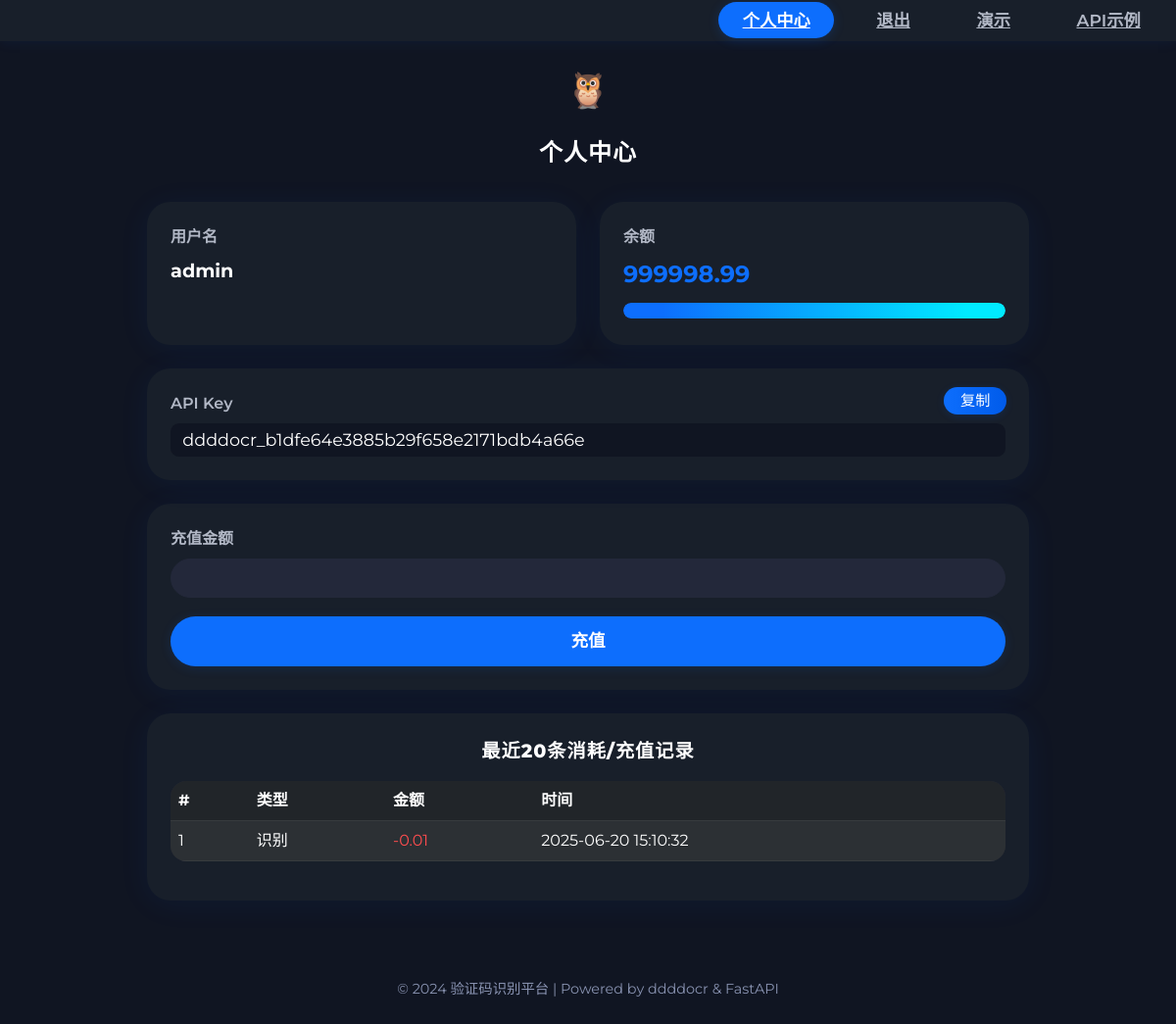
The page /me (signed in) on the database as committed earlier.
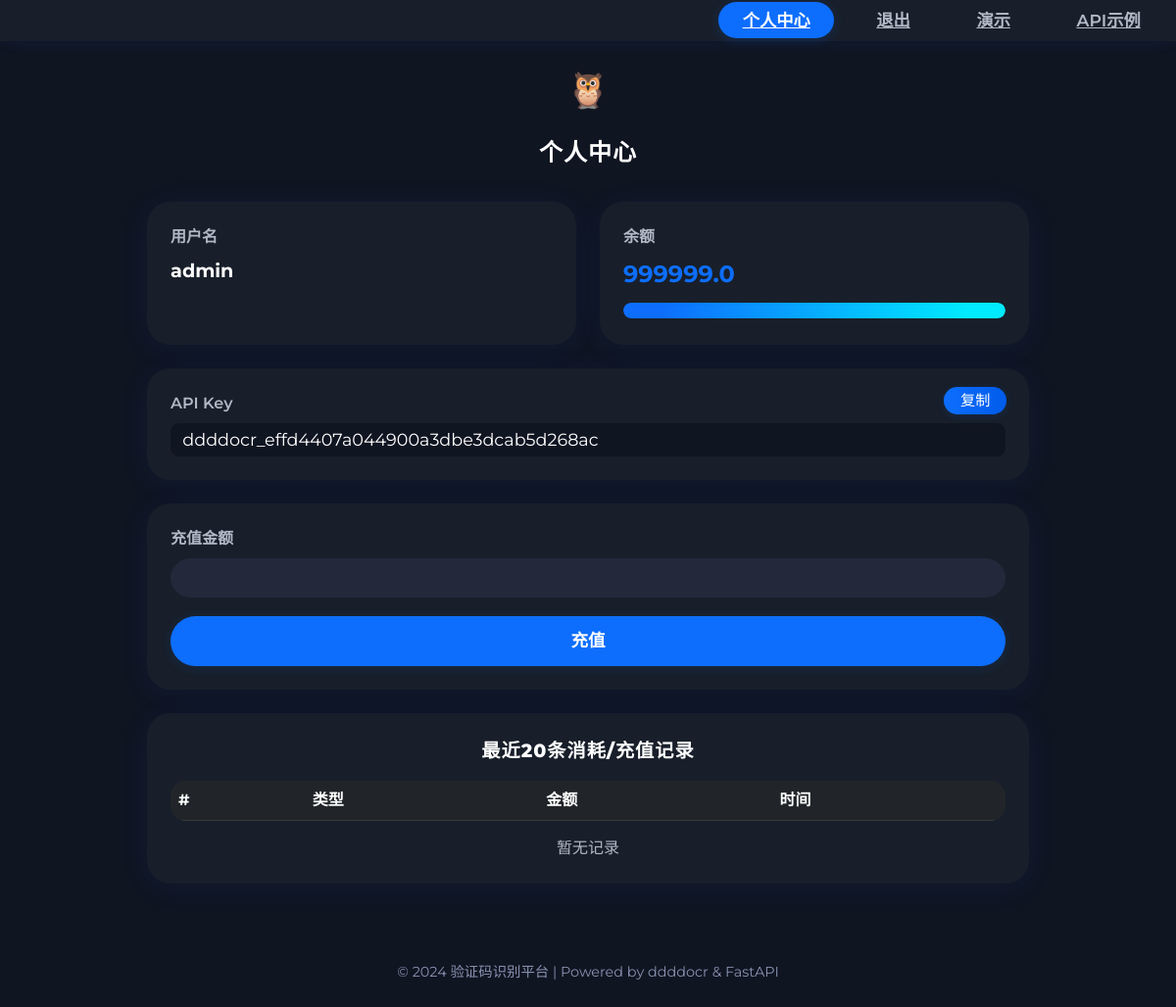
The same page on the database as committed later.
### models.py (models this page shows)
class User(Base):
    __tablename__ = 'users'
    id = Column(Integer, primary_key=True, index=True)
    username = Column(String, unique=True, index=True)
    hashed_password = Column(String)
    balance = Column(Float, default=0.0)
    api_key = Column(String, unique=True, index=True)

class Record(Base):
    __tablename__ = 'records'
    id = Column(Integer, primary_key=True, index=True)
    user_id = Column(Integer, ForeignKey('users.id'))
    action = Column(String)  # 充值/识别等
    amount = Column(Float)
    created_at = Column(DateTime, default=datetime.utcnow)
    user = relationship('User')

### main.py (the view)
@app.get("/me")
def me_page(request: Request):
    api_key = request.cookies.get("api_key")
    db = SessionLocal()
    user = db.query(User).filter(User.api_key == api_key).first()
    records = db.query(Record).filter(Record.user_id == user.id).order_by(Record.id.desc()).limit(20).all() if user else []
    db.close()
    if not user:
        return RedirectResponse("/login")
    return templates.TemplateResponse("me.html", {"request": request, "user": user, "msg": None, "records": records})

### templates/me.html (shortened to what this page needs)
{% extends 'base.html' %}
{% block content %}
<div class="logo-center">🦉</div>
<div class="title-center">个人中心</div>
<div class="me-grid">
    <div class="bento-card">
        <div class="username-label">用户名</div>
        <div class="username-value">{{ user.username }}</div>
    </div>
    <div class="bento-card">
        <div class="balance-label">余额</div>
        <div class="balance-value">{{ user.balance }}</div>
        <div class="balance-bar-bg">
            <div class="balance-bar" style="width: {{ 100 if user.balance > 10 else (user.balance/10*100)|round(0) }}%;"></div>
        </div>
    </div>
    <div class="bento-card bento-full-width" style="position: relative;">
        <div class="apikey-label">API Key</div>
        <div class="apikey-value" id="apikey-value">{{ user.api_key }}</div>
        <button class="copy-btn-apikey" onclick="copyApiKey()">复制</button>
    </div>
    <div class="bento-card bento-full-width">
        <form method="post" action="/charge_page">
            <label for="amount" class="form-label">充值金额</label>
            <input type="number" step="0.01" class="form-control" id="amount" name="amount" required>
            <button type="submit" class="btn btn-minimal">充值</button>
        </form>
    </div>
    <div class="bento-card bento-full-width">
        <div class="title-center" style="font-size:1.2rem;margin-bottom:1rem;">最近20条消耗/充值记录</div>
        <div style="overflow-x:auto;">
            <table class="table table-dark table-striped" style="background:#23283a;border-radius:1em;overflow:hidden;">
            <thead>
                <tr>
                <th scope="col">#</th>
                <th scope="col">类型</th>
                <th scope="col">金额</th>
                <th scope="col">时间</th>
                </tr>
            </thead>
            <tbody>
                {% for r in records %}
                <tr>
                <td>{{ r.id }}</td>
                <td>{{ r.action }}</td>
                <td>{% if r.amount < 0 %}<span style="color:#ff4d4f">{{ r.amount }}</span>{% else %}<span style="color:#0d6efd">+{{ r.amount }}</span>{% endif %}</td>
                <td>{{ r.created_at.strftime('%Y-%m-%d %H:%M:%S') if r.created_at else '' }}</td>
                </tr>
                {% endfor %}
            </tbody>
            </table>
            {% if records|length == 0 %}<div class="text-center" style="color:#b2b8c6;">暂无记录</div>{% endif %}
        </div>
    </div>
</div>
{% endblock %}

### templates/base.html (shortened to what this page needs)
<!DOCTYPE html>
<html lang="zh-CN">
<head>
    <link rel="stylesheet" href="https://cdn.jsdelivr.net/npm/bootstrap@5.3.0/dist/css/bootstrap.min.css">
</head>
<body>
<nav class="navbar navbar-tech navbar-expand-lg">
  <div class="container-fluid">
    <div class="collapse navbar-collapse" id="navbarNav">
      <ul class="navbar-nav navbar-nav-tech ms-auto mb-2 mb-lg-0">
        {% if request.cookies.api_key %}
          <li class="nav-item"><a class="nav-link-tech {% if request.url.path == '/me' %}active{% endif %}" href="/me">个人中心</a></li>
          <li class="nav-item"><a class="nav-link-tech" href="/logout">退出</a></li>
        {% else %}
          <li class="nav-item"><a class="nav-link-tech {% if request.url.path == '/register' %}active{% endif %}" href="/register">注册</a></li>
          <li class="nav-item"><a class="nav-link-tech {% if request.url.path == '/login' %}active{% endif %}" href="/login">登录</a></li>
        {% endif %}
        <li class="nav-item"><a class="nav-link-tech {% if request.url.path == '/ocr_page' %}active{% endif %}" href="/ocr_page">演示</a></li>
        <li class="nav-item"><a class="nav-link-tech {% if request.url.path == '/api_demo' %}active{% endif %}" href="/api_demo">API示例</a></li>
      </ul>
    </div>
  </div>
</nav>
<div class="container mt-4 mb-5">
    {% block content %}{% endblock %}
</div>
<footer>
    &copy; {{ 2024 }} 验证码识别平台 | Powered by ddddocr &amp; FastAPI
</footer>
</body>
</html>

### templates/base.html (style rules this page uses)
body { background: #101522; font-family: 'Montserrat', 'PingFang SC', 'Microsoft YaHei', sans-serif; }
.navbar-tech { background: #181f2a !important; box-shadow: 0 2px 12px 0 #0d6efd11; padding-top: 0.5rem; padding-bottom: 0.5rem; }
.navbar-nav-tech { margin-left: auto; gap: 1.2rem; display: flex; align-items: center; }
.nav-link-tech { color: #b2b8c6 !important; font-weight: 600; font-size: 1.08rem; border-radius: 2em; padding: 0.45em 1.4em; transition: background 0.18s, color 0.18s; background: none; }
.nav-link-tech.active, .nav-link-tech:hover { color: #fff !important; background: #0d6efd; box-shadow: 0 2px 12px 0 #0d6efd33; }
.bento-card { background: #181f2a; border-radius: 1.5rem; box-shadow: 0 4px 32px 0 #0d6efd11; padding: 2rem 1.5rem; color: #fff; transition: box-shadow 0.22s, transform 0.22s; }
.logo-center { text-align: center; margin-bottom: 1.2rem; font-size: 2.2rem; }
.title-center { text-align: center; color: #fff; font-weight: 800; font-size: 1.5rem; margin-bottom: 1.5rem; letter-spacing: 1px; }
.form-label { color: #b2b8c6; font-weight: 600; }
.form-control { background: #23283a; color: #fff; border: 1.5px solid #23283a; border-radius: 1.2em; font-size: 1.08rem; margin-bottom: 1.2rem; }
.btn-minimal { width: 100%; border-radius: 2em; background: #0d6efd; color: #fff; font-weight: 700; font-size: 1.1rem; padding: 0.7em 0; border: none; box-shadow: 0 2px 12px 0 #0d6efd22; transition: background 0.18s, box-shadow 0.18s; }
footer { text-align: center; padding: 2rem 0; color: #8892b0; font-size: 0.9rem; margin-top: 2rem; }

### templates/me.html (style rules this page uses)
.logo-center { text-align: center; margin-bottom: 1.2rem; font-size: 2.2rem; }
.title-center { text-align: center; color: #fff; font-weight: 800; font-size: 1.5rem; margin-bottom: 1.5rem; letter-spacing: 1px; }
.me-grid { display: grid; grid-template-columns: repeat(2, 1fr); gap: 1.5rem; max-width: 900px; margin: 2rem auto; }
.me-grid .bento-card { padding: 1.5rem; }
.bento-full-width { grid-column: 1 / -1; }
.username-label { color: #b2b8c6; font-weight: 600; margin-bottom: 0.5em; }
.username-value { font-size: 1.2em; color: #fff; font-weight: bold; }
.balance-label { color: #b2b8c6; font-weight: 600; margin-bottom: 0.5em; }
.balance-value { font-size: 1.5em; color: #0d6efd; font-weight: bold; }
.balance-bar-bg { background: #23283a; border-radius: 1em; height: 16px; margin-top: 0.7em; margin-bottom: 0.2em; box-shadow: 0 2px 8px 0 #0d6efd11 inset; overflow: hidden; }
.balance-bar { background: linear-gradient(90deg,#0d6efd 10%,#00eaff 90%); height: 100%; border-radius: 1em; transition: width 0.5s; }
.apikey-label { color: #b2b8c6; font-weight: 600; margin-bottom: 0.5em; }
.apikey-value { font-size: 1.1em; color: #fff; background: #101522; border-radius: 0.5em; padding: 0.2em 0.7em; word-break: break-all; }
.copy-btn-apikey { position: absolute; top: 1.2em; right: 1.5em; background: linear-gradient(90deg,#0d6efd,#005bea); color: #fff; border: none; border-radius: 1em; padding: 0.2em 1.1em; font-size: 0.95em; cursor: pointer; transition: background 0.18s; box-shadow: 0 2px 8px 0 #0d6efd22; }
.form-label { color: #b2b8c6; font-weight: 600; }
.form-control { background: #23283a; color: #fff; border: 1.5px solid #23283a; border-radius: 1.2em; font-size: 1.08rem; margin-bottom: 1.2rem; }
.btn-minimal { width: 100%; border-radius: 2em; background: #0d6efd; color: #fff; font-weight: 700; font-size: 1.1rem; padding: 0.7em 0; border: none; box-shadow: 0 2px 12px 0 #0d6efd22; transition: background 0.18s, box-shadow 0.18s; }

Rows that differ between the two databases and show on the page:
removed Record: id "1", action "识别", amount "-0.01", created_at "2025-06-20 15:10:32"
changed User "admin": balance "999998.99" → "999999.0"; api_key "ddddocr_b1dfe64e3885b29f658e2171bdb4a66e" → "ddddocr_effd4407a044900a3dbe3dcab5d268ac"
Other text that changed with them:
text now shown: "暂无记录"
